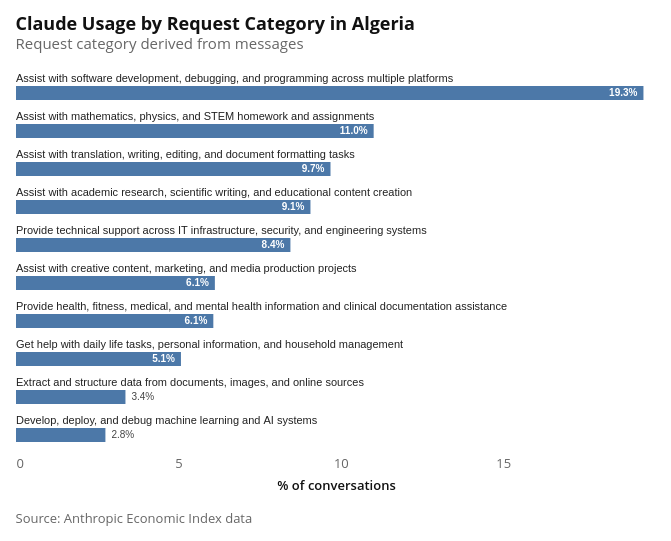

Notebook code cell kept with this figure:
### Code cell
l2_bar_chart = make_bar(
    req_l2,
    label_col="cluster_name",
    value_col="pct",
    title=f"Claude Usage by Request Category in {COUNTRY_NAME}",
    subtitle="Request category derived from messages",
    top_n=10,
)
attaviz.add_caption(l2_bar_chart, "Source: Anthropic Economic Index data")

### Figure 1 — Vega-Lite specification as saved in the notebook (floating-point values rounded to 4 significant figures)
{"config": {"background": "white", "padding": 15, "mark": {"tooltip": true}, "point": {"filled": true, "size": 60, "stroke": "white", "strokeWidth": 1}, "circle": {"filled": true, "stroke": "white", "strokeWidth": 1}, "square": {"filled": true, "stroke": "white", "strokeWidth": 1}, "line": {"strokeWidth": 4, "strokeCap": "round", "strokeJoin": "round"}, "bar": {"cornerRadiusEnd": 0}, "area": {"opacity": 0.7}, "arc": {"stroke": "white", "strokeWidth": 1}, "rect": {"stroke": "#8A969F", "strokeWidth": 0.5}, "geoshape": {"stroke": "#666666", "strokeWidth": 0.3, "strokeJoin": "round", "strokeCap": "round"}, "title": {"font": "Open Sans, sans-serif", "fontSize": 18, "fontWeight": 700, "lineHeight": 22, "color": "#111111", "anchor": "start", "offset": 21, "subtitleFont": "Open Sans, sans-serif", "subtitleFontSize": 15, "subtitleFontWeight": 400, "subtitleLineHeight": 18, "subtitleColor": "#666666", "subtitlePadding": 3}, "axis": {"domain": false, "grid": true, "gridColor": "#CED4DE", "gridDash": [4, 2], "gridWidth": 1, "labelFont": "Open Sans, sans-serif", "labelFontSize": 13, "labelFontWeight": 400, "labelColor": "#666666", "labelPadding": 3, "tickColor": "#CED4DE", "tickSize": 5, "tickCount": 5, "titleFont": "Open Sans, sans-serif", "titleFontSize": 13, "titleFontWeight": 600, "titleColor": "#111111", "titlePadding": 9}, "axisX": {"grid": false, "tickSize": 0, "labelAngle": 0}, "axisY": {"domain": false, "ticks": false, "gridColor": "#CED4DE", "gridDash": [4, 2], "gridWidth": 1}, "axisQuantitative": {"tickCount": 5}, "axisBand": {"labelPadding": 6, "tickSize": 0}, "axisTemporal": {"grid": false}, "legend": {"labelFont": "Open Sans, sans-serif", "labelFontSize": 13, "labelFontWeight": 600, "labelColor": "#111111", "titleFont": "Open Sans, sans-serif", "titleFontSize": 13, "titleFontWeight": 600, "titleColor": "#111111", "titlePadding": 3, "symbolSize": 196, "symbolStrokeWidth": 0, "padding": 15, "offset": 21, "columnPadding": 21, "orient": "bottom", "labelLimit": 200, "titleLimit": 200}, "view": {"stroke": null, "continuousWidth": 600, "continuousHeight": 400}, "range": {"category": ["#34A7F2", "#FF9800", "#664AB6", "#4EC2C0", "#F3578E", "#081079", "#0C7C68", "#AA0000", "#DDDA21"], "diverging": ["#920000", "#BD6126", "#E3A763", "#EFEFEF", "#80BDE7", "#3587C3", "#025288"], "heatmap": ["#E3F6FD", "#75CCEC", "#089BD4", "#0169A1", "#023B6F"], "ordinal": ["#E3F6FD", "#75CCEC", "#089BD4", "#0169A1", "#023B6F"], "ramp": ["#E3F6FD", "#75CCEC", "#089BD4", "#0169A1", "#023B6F"]}, "scale": {"bandPaddingInner": 0.2, "bandPaddingOuter": 0.1, "pointPadding": 0.5}, "header": {"labelFont": "Open Sans, sans-serif", "labelFontSize": 13, "labelFontWeight": 600, "labelColor": "#111111", "titleFont": "Open Sans, sans-serif", "titleFontSize": 15, "titleFontWeight": 600, "titleColor": "#111111"}, "concat": {"spacing": 18}, "facet": {"spacing": 18}, "selection": {"point": {"on": "click", "clear": "dblclick"}, "interval": {"mark": {"fill": "#0071BC", "fillOpacity": 0.15, "stroke": "#0071BC", "strokeWidth": 1}}}}, "vconcat": [{"layer": [{"mark": {"type": "bar", "size": 14}, "encoding": {"tooltip": [{"field": "cluster_name", "title": "Group", "type": "nominal"}, {"field": "pct", "format": ".2f", "title": "%", "type": "quantitative"}], "x": {"field": "pct", "scale": {"domain": [0, 19.7], "nice": false}, "title": "% of conversations", "type": "quantitative"}, "y": {"axis": null, "field": "cluster_name", "sort": ["Assist with software development, debugging, and programming across multiple platforms", "Assist with mathematics, physics, and STEM homework and assignments", "Assist with translation, writing, editing, and document formatting tasks", "Assist with academic research, scientific writing, and educational content creation", "Provide technical support across IT infrastructure, security, and engineering systems", "Assist with creative content, marketing, and media production projects", "Provide health, fitness, medical, and mental health information and clinical documentation assistance", "Get help with daily life tasks, personal information, and household management", "Extract and structure data from documents, images, and online sources", "Develop, deploy, and debug machine learning and AI systems"], "title": null, "type": "nominal"}}}, {"mark": {"type": "text", "align": "left", "baseline": "bottom", "color": "#222", "dy": -9, "fontSize": 11}, "encoding": {"text": {"field": "cluster_name", "type": "nominal"}, "x": {"field": "_zero", "type": "quantitative"}, "y": {"axis": null, "field": "cluster_name", "sort": ["Assist with software development, debugging, and programming across multiple platforms", "Assist with mathematics, physics, and STEM homework and assignments", "Assist with translation, writing, editing, and document formatting tasks", "Assist with academic research, scientific writing, and educational content creation", "Provide technical support across IT infrastructure, security, and engineering systems", "Assist with creative content, marketing, and media production projects", "Provide health, fitness, medical, and mental health information and clinical documentation assistance", "Get help with daily life tasks, personal information, and household management", "Extract and structure data from documents, images, and online sources", "Develop, deploy, and debug machine learning and AI systems"], "title": null, "type": "nominal"}}}, {"mark": {"type": "text", "align": "right", "baseline": "middle", "color": "white", "dx": -6, "fontSize": 10, "fontWeight": "bold"}, "encoding": {"text": {"field": "_value_label", "type": "nominal"}, "x": {"field": "pct", "type": "quantitative"}, "y": {"axis": null, "field": "cluster_name", "sort": ["Assist with software development, debugging, and programming across multiple platforms", "Assist with mathematics, physics, and STEM homework and assignments", "Assist with translation, writing, editing, and document formatting tasks", "Assist with academic research, scientific writing, and educational content creation", "Provide technical support across IT infrastructure, security, and engineering systems", "Assist with creative content, marketing, and media production projects", "Provide health, fitness, medical, and mental health information and clinical documentation assistance", "Get help with daily life tasks, personal information, and household management", "Extract and structure data from documents, images, and online sources", "Develop, deploy, and debug machine learning and AI systems"], "title": null, "type": "nominal"}}, "transform": [{"filter": "datum['pct'] >= 3.940579022306597"}]}, {"mark": {"type": "text", "align": "left", "baseline": "middle", "color": "#444", "dx": 6, "fontSize": 10}, "encoding": {"text": {"field": "_value_label", "type": "nominal"}, "x": {"field": "pct", "type": "quantitative"}, "y": {"axis": null, "field": "cluster_name", "sort": ["Assist with software development, debugging, and programming across multiple platforms", "Assist with mathematics, physics, and STEM homework and assignments", "Assist with translation, writing, editing, and document formatting tasks", "Assist with academic research, scientific writing, and educational content creation", "Provide technical support across IT infrastructure, security, and engineering systems", "Assist with creative content, marketing, and media production projects", "Provide health, fitness, medical, and mental health information and clinical documentation assistance", "Get help with daily life tasks, personal information, and household management", "Extract and structure data from documents, images, and online sources", "Develop, deploy, and debug machine learning and AI systems"], "title": null, "type": "nominal"}}, "transform": [{"filter": "datum['pct'] < 3.940579022306597"}]}], "height": 380, "title": {"text": "Claude Usage by Request Category in Algeria", "subtitle": "Request category derived from messages"}, "width": 640}], "data": {"name": "data-328a7c6c1c1c3c5f0f13dd8722945772"}, "title": {"text": "Source: Anthropic Economic Index data", "anchor": "start", "color": "#666666", "font": "Open Sans, sans-serif", "fontSize": 13, "fontWeight": 400, "lineHeight": 20, "offset": 21, "orient": "bottom"}, "$schema": "https://vega.github.io/schema/vega-lite/v6.4.1.json", "datasets": {"data-328a7c6c1c1c3c5f0f13dd8722945772": [{"cluster_name": "Assist with software development, debugging, and programming across multiple platforms", "pct": 19.32, "_zero": 0.0, "_value_label": "19.3%"}, {"cluster_name": "Assist with mathematics, physics, and STEM homework and assignments", "pct": 11.01, "_zero": 0.0, "_value_label": "11.0%"}, {"cluster_name": "Assist with translation, writing, editing, and document formatting tasks", "pct": 9.682, "_zero": 0.0, "_value_label": "9.7%"}, {"cluster_name": "Assist with academic research, scientific writing, and educational content creation", "pct": 9.065, "_zero": 0.0, "_value_label": "9.1%"}, {"cluster_name": "Provide technical support across IT infrastructure, security, and engineering systems", "pct": 8.448, "_zero": 0.0, "_value_label": "8.4%"}, {"cluster_name": "Assist with creative content, marketing, and media production projects", "pct": 6.122, "_zero": 0.0, "_value_label": "6.1%"}, {"cluster_name": "Provide health, fitness, medical, and mental health information and clinical documentation assistance", "pct": 6.075, "_zero": 0.0, "_value_label": "6.1%"}, {"cluster_name": "Get help with daily life tasks, personal information, and household management", "pct": 5.078, "_zero": 0.0, "_value_label": "5.1%"}, {"cluster_name": "Extract and structure data from documents, images, and online sources", "pct": 3.37, "_zero": 0.0, "_value_label": "3.4%"}, {"cluster_name": "Develop, deploy, and debug machine learning and AI systems", "pct": 2.753, "_zero": 0.0, "_value_label": "2.8%"}]}}
